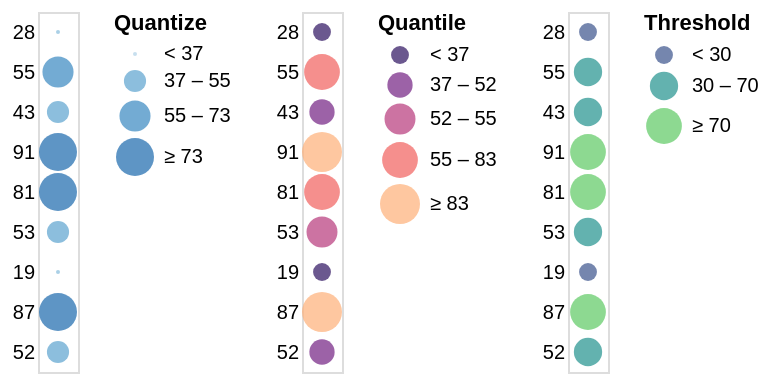

Vega-Lite specification for this chart:
### Vega-Lite specification from a JSON file in a GitHub repository (floating-point values rounded to 4 significant figures)
{"$schema": "https://vega.github.io/schema/vega-lite/v6.json", "description": "Horizontally concatenated charts that show different types of discretizing scales.", "data": {"values": [{"a": "A", "b": 28}, {"a": "B", "b": 55}, {"a": "C", "b": 43}, {"a": "D", "b": 91}, {"a": "E", "b": 81}, {"a": "F", "b": 53}, {"a": "G", "b": 19}, {"a": "H", "b": 87}, {"a": "I", "b": 52}]}, "hconcat": [{"mark": "circle", "encoding": {"y": {"field": "b", "type": "nominal", "sort": null, "axis": {"ticks": false, "domain": false, "title": null}}, "size": {"field": "b", "type": "quantitative", "scale": {"type": "quantize"}}, "color": {"field": "b", "type": "quantitative", "scale": {"type": "quantize", "zero": true}, "legend": {"title": "Quantize"}}}}, {"mark": "circle", "encoding": {"y": {"field": "b", "type": "nominal", "sort": null, "axis": {"ticks": false, "domain": false, "title": null}}, "size": {"field": "b", "type": "quantitative", "scale": {"type": "quantile", "range": [80, 160, 240, 320, 400]}}, "color": {"field": "b", "type": "quantitative", "scale": {"type": "quantile", "scheme": "magma"}, "legend": {"format": "d", "title": "Quantile"}}}}, {"mark": "circle", "encoding": {"y": {"field": "b", "type": "nominal", "sort": null, "axis": {"ticks": false, "domain": false, "title": null}}, "size": {"field": "b", "type": "quantitative", "scale": {"type": "threshold", "domain": [30, 70], "range": [80, 200, 320]}}, "color": {"field": "b", "type": "quantitative", "scale": {"type": "threshold", "domain": [30, 70], "scheme": "viridis"}, "legend": {"title": "Threshold"}}}}], "resolve": {"scale": {"color": "independent", "size": "independent"}}}
